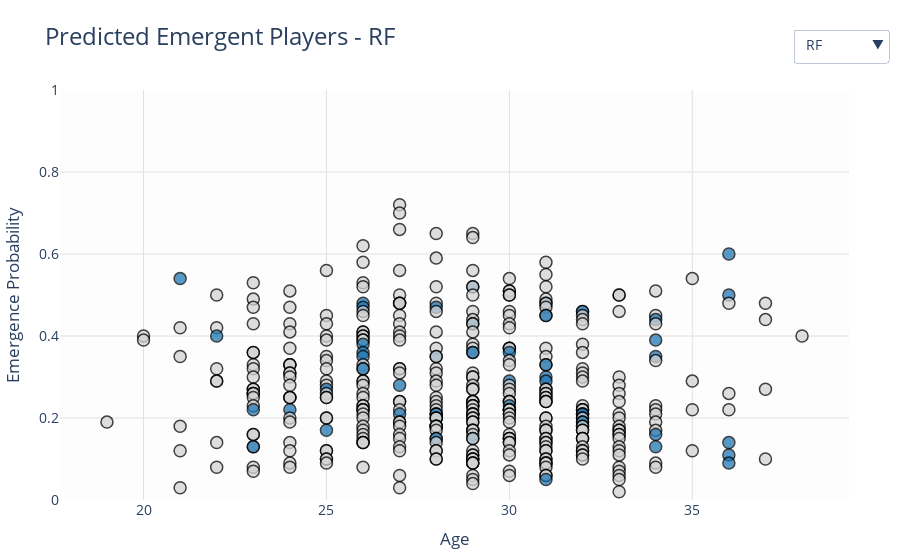

Write notebook code for a chart like this one.
### Code cell
# Generates an interactive scatter plot comparing predicted emergence probabilities across trained models (RF, XGB, LogReg) 
pt4.plot_model_comparison_dropdown(results_models)

### Figure 1 — Plotly figure (JSON) as saved in the notebook; plotly's stock layout.template omitted (floating-point values rounded to 4 significant figures; data arrays with more than 128 entries replaced by an {"elided": "..."} marker saying what was removed)
{"data": [{"hoverinfo": "text", "marker": {"color": {"elided": "421 str values"}, "line": {"color": "black", "width": 1.5}, "opacity": 0.75, "size": 12}, "mode": "markers", "name": "RF", "text": {"elided": "421 str values"}, "type": "scatter", "visible": true, "x": {"elided": "421 float values"}, "y": {"elided": "421 float values"}}, {"hoverinfo": "text", "marker": {"color": {"elided": "421 str values"}, "line": {"color": "black", "width": 1.5}, "opacity": 0.75, "size": 12}, "mode": "markers", "name": "XGB", "text": {"elided": "421 str values"}, "type": "scatter", "visible": false, "x": {"elided": "421 float values"}, "y": {"elided": "421 float values"}}, {"hoverinfo": "text", "marker": {"color": {"elided": "421 str values"}, "line": {"color": "black", "width": 1.5}, "opacity": 0.75, "size": 12}, "mode": "markers", "name": "LOGREG", "text": {"elided": "421 str values"}, "type": "scatter", "visible": false, "x": {"elided": "421 float values"}, "y": {"elided": "421 float values"}}], "layout": {"font": {"size": 14}, "hoverlabel": {"bgcolor": "white", "bordercolor": "black", "font": {"size": 13}}, "hovermode": "closest", "margin": {"b": 60, "l": 60, "r": 40, "t": 90}, "paper_bgcolor": "#ffffff", "plot_bgcolor": "#fdfdfd", "title": {"font": {"size": 24}, "text": "Predicted Emergent Players - RF"}, "updatemenus": [{"buttons": [{"args": [{"visible": [true, false, false]}, {"title": "Predicted Emergent Players - RF"}], "label": "RF", "method": "update"}, {"args": [{"visible": [false, true, false]}, {"title": "Predicted Emergent Players - XGB"}], "label": "XGB", "method": "update"}, {"args": [{"visible": [false, false, true]}, {"title": "Predicted Emergent Players - LOGREG"}], "label": "LOGREG", "method": "update"}], "direction": "down", "showactive": true, "x": 1.05, "y": 1.15}], "xaxis": {"gridcolor": "#e0e0e0", "title": {"text": "Age"}, "zeroline": false}, "yaxis": {"gridcolor": "#e0e0e0", "range": [0, 1], "title": {"text": "Emergence Probability"}, "zeroline": false}}}
